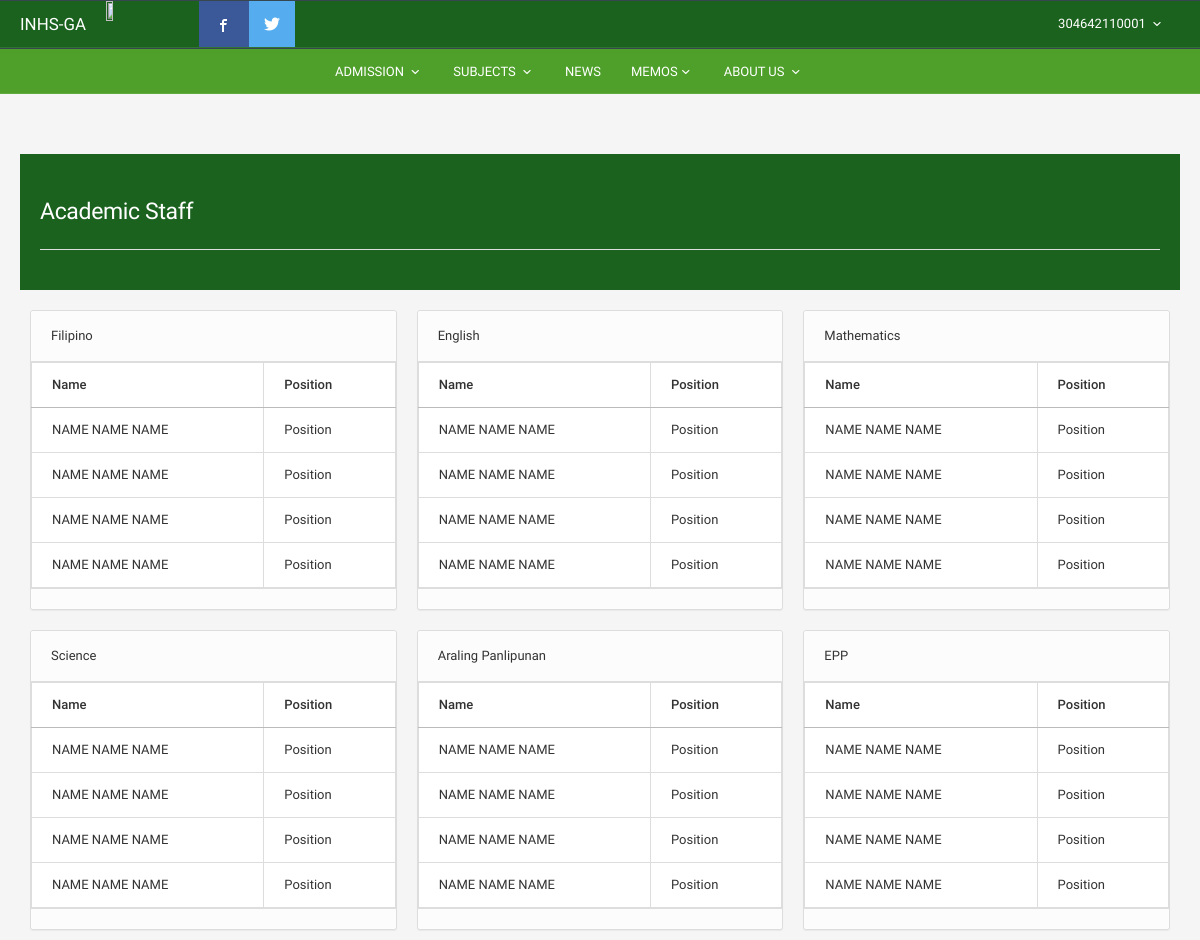
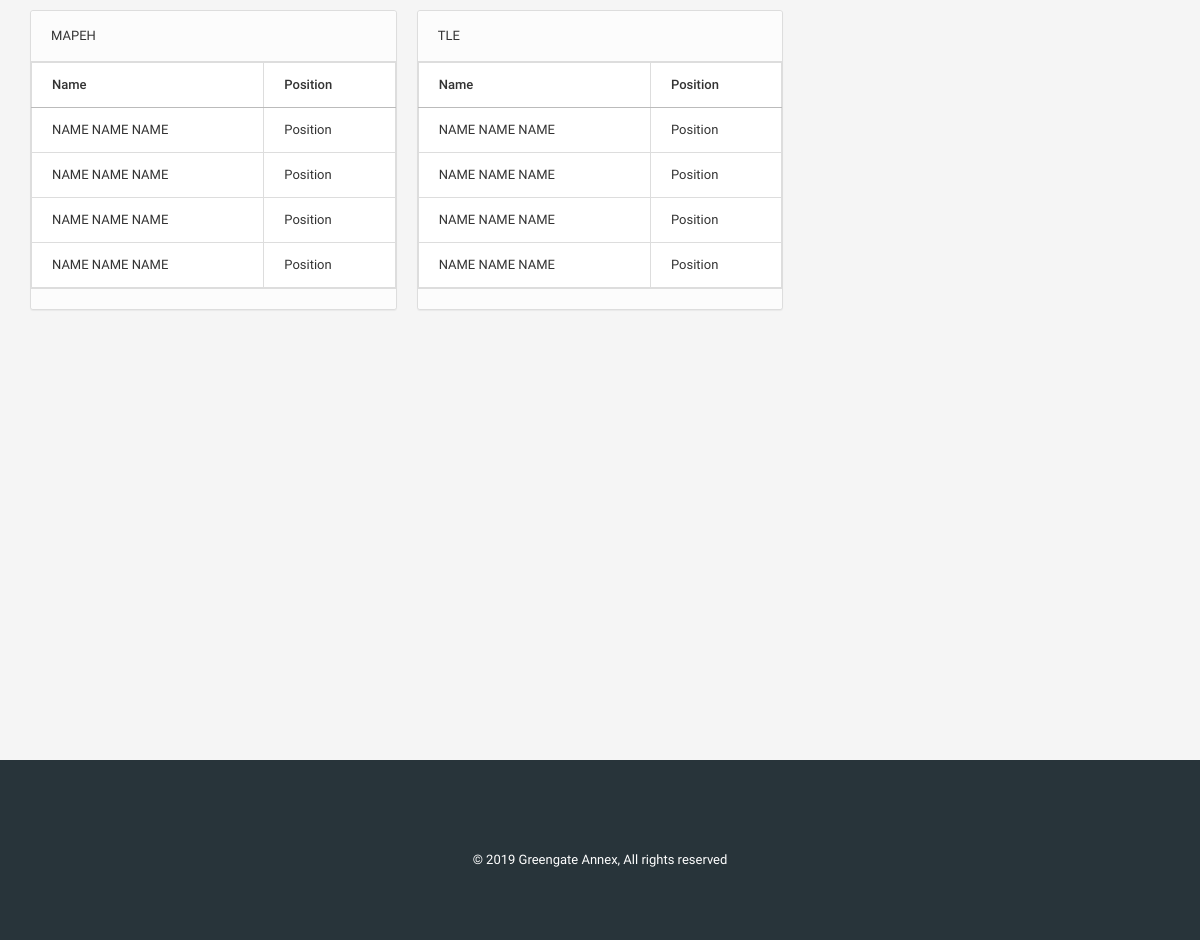
/index?page=list_of_subject_by_faculty (signed in), run on the app's committed database (2 pictures, top to bottom).
### tables this page shows
CREATE TABLE `subject` (
  `subject_ID` int(11) UNSIGNED NOT NULL,
  `subject_code` varchar(85) DEFAULT NULL,
  `subject_TItle` varchar(85) DEFAULT NULL,
  `Abbreviation` varchar(85) DEFAULT NULL
);

### index-content-list_of_subject_by_faculty.php (the view)
<?php
	include('dbconfig.php');
?>
<div  style="width: auto; padding: 20px;background-color: #1b621e;  color: white;">
<h2>Academic Staff</h2>
<hr>
</div>
<br>
<?php
			$query = mysqli_query($con,"SELECT * FROM `subject`");
			if (mysqli_num_rows($query) > 0)
			{
			   while ($rows = mysqli_fetch_assoc($query)) {
			   	 $subject_TItle = $rows['subject_TItle'];
			   	?>
					<div class="col-sm-4">
						<div class="panel panel-default">
						  <div class="panel-heading"><?php echo $subject_TItle?> </div>
						  <div class="panel-body" style="padding: 0px;">
						  	<table class="table table-bordered">
						  		<thead>
						  		<th>Name</th>
						  		<th>Position</th>
						  		</thead>
						  		<tbody>
						  			<tr>
						  				<td>NAME NAME NAME</td>
						  				<td>Position</td>
						  			</tr>
						  			<tr>
						  				<td>NAME NAME NAME</td>
						  				<td>Position</td>
						  			</tr>
						  			<tr>
						  				<td>NAME NAME NAME</td>
						  				<td>Position</td>
						  			</tr>
						  			<tr>
						  				<td>NAME NAME NAME</td>
						  				<td>Position</td>
						  			</tr>
						  		</tbody>
						  	</table>
						</div>
						<div class="panel-footer" style="padding: 10px;">
						</div>
						</div>
					</div>
					<?php
			   }
			}
?>

### data on the page
subject: subject_TItle "Filipino"
subject: subject_TItle "English"
subject: subject_TItle "Mathematics"
subject: subject_TItle "Science"
subject: subject_TItle "Araling Panlipunan"
subject: subject_TItle "EPP"
subject: subject_TItle "MAPEH"
subject: subject_TItle "TLE"

### other printed values
$_SESSION['login_user'] "304642110001"
$fromYear "2019"
